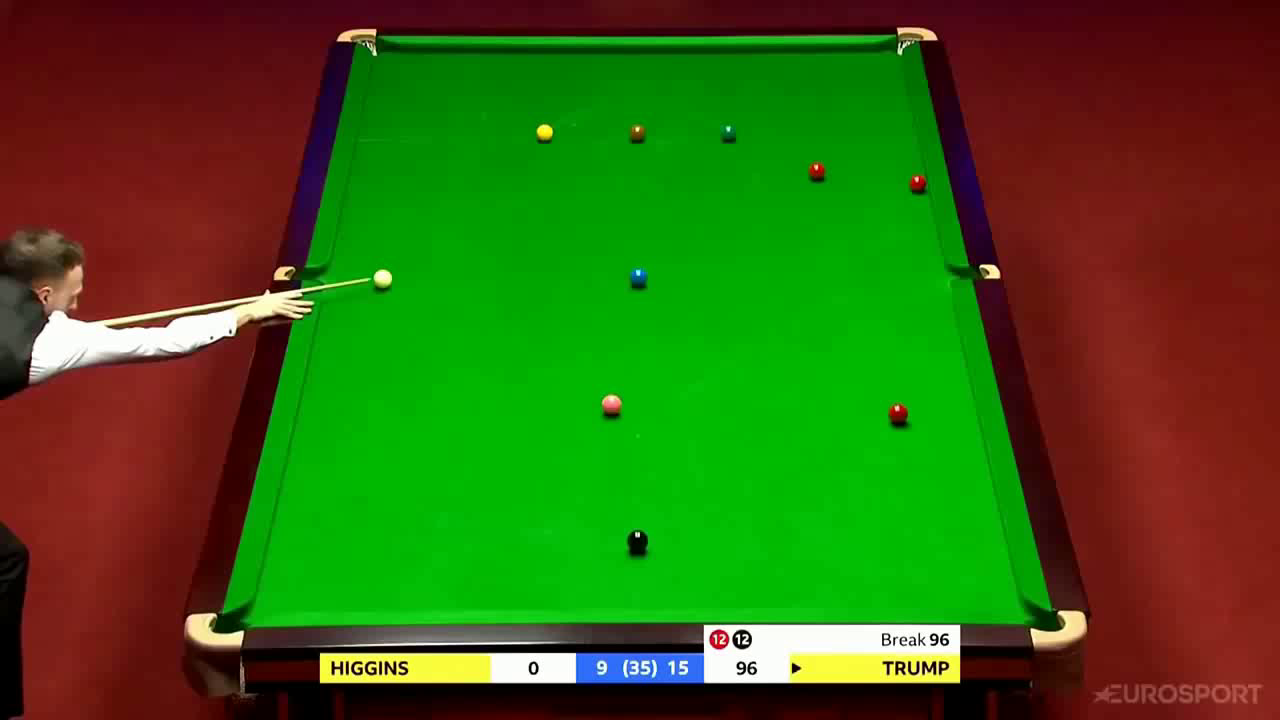
#> input picture frame 0 of MS/CV/Labs/Lab5/1_fps_1.mp4, 1280 x 720 px, given in place of 1.mp4, which was not available
$ jupyter execute --allow-errors Lab5.ipynb   (text cells are left out)
#> lines starting #> are read from the running program, lines starting #| are printed output that depends on the picture; after the words box and inside, x2 and y2 are one past the last pixel; in counts of white or black regions, pixels touching at a corner belong together; pictures that were not available may be replaced by others from this repository, and a replacement may not be noted
[cell 1]
import numpy as np
import cv2 as cv
import os

[cell 2]
# change the path to match on your machine
base_folder = 'easy'
path_video1 = os.path.join(base_folder, "1.mp4")

[cell 3]
# Open the video
cap = cv.VideoCapture(path_video1)

if cap.isOpened() == False:
    print("Error opening video stream or file")

frame_width = int(cap.get(cv.CAP_PROP_FRAME_WIDTH))
print('frame_width = ' + str(frame_width))
frame_height = int(cap.get(cv.CAP_PROP_FRAME_HEIGHT))
print('frame_height = ' + str(frame_height))

length = int(cap.get(cv.CAP_PROP_FRAME_COUNT))
print("total number of frames = " + str(length))

fps = int(cap.get(cv.CAP_PROP_FPS))
print("frames per second = " + str(fps))

[cell 4]
# Display the video
current_frame = 0
max_number_of_frame_to_run = 750

while cap.isOpened():

    ret, frame = cap.read() # Read the frame
#> frame is the input picture: shape (720, 1280, 3); mean B, G, R 18.3, 94.4, 58.6
    if ret is True:
        current_frame = current_frame + 1
        cv.imshow("Frame", frame)

        if current_frame > max_number_of_frame_to_run:
            break

        if cv.waitKey(25) & 0xFF == ord('q'):
#> (key q is pressed here)
            break
    else:
        break

# after playing the video, release the video capture
cap.release()
# close all the frames
cv.destroyAllWindows()

[cell 5]
# This function takes the video path and returns the a list of frames.
def read_frames(video_path):
    frames = []
    cap = cv.VideoCapture(video_path)
    if cap.isOpened() == False:
        print("Error opening video stream or file")
        return frames

    while cap.isOpened():
        ret, frame = cap.read() # Read the frame
        if ret is True:
            frames.append(frame)
        else:
            break
    cap.release()
    return frames

[cell 6]
# We are going to write the same video at 1 fps, first we need to read the frames.
frames = read_frames(path_video1)
#> frames = 9 items

# here we have the extensions and the fourcc for each of it
video_extension_and_fourcc_dict = {'avi': cv.VideoWriter_fourcc('M', 'J', 'P', 'G'),
                                   'mp4': 0x7634706d}

# We need to create a VideoWriter object.
# First, we should specify the output file name with its format (eg: 1_fps_1.mp4).
# we should specify the FourCC code and the number of frames per second (FPS).
# Lastly, the frame size should be passed (width, height).

video_output_name = "1_fps_1.mp4"
output_video = cv.VideoWriter(video_output_name, video_extension_and_fourcc_dict["mp4"], 1,
                              (frames[0].shape[1], frames[0].shape[0]))

num_frames = len(frames)
#> num_frames = 9
# We know that the first video has 30 fps.
for i in range(0, num_frames, 30):
    output_video.write(frames[i]) # writing the frame

# don't forget to release the video writer
output_video.release()

[cell 7]
# get a feeling about detecting the snooker table and the snooker balls based on the color using the hSV color space
# conversion from BGR to HSV
# https://docs.opencv.org/trunk/df/d9d/tutorial_py_colorspaces.html

# the snooker table is green
bgr_green = np.uint8([[[0, 255, 0]]])
hsv_green = cv.cvtColor(bgr_green, cv.COLOR_BGR2HSV)
print("hsv_green", hsv_green)

# the cue ball is white
bgr_white = np.uint8([[[255, 255, 255]]])
hsv_white = cv.cvtColor(bgr_white, cv.COLOR_BGR2HSV)
print("hsv_white", hsv_white)

# the other snooker balls are red, black, pink, blue, brown, green (dark), yellow
bgr_red = np.uint8([[[0, 0, 255]]])
hsv_red = cv.cvtColor(bgr_red, cv.COLOR_BGR2HSV)
print("hsv_red", hsv_red)

bgr_blue = np.uint8([[[255 ,0 ,0]]])
hsv_blue = cv.cvtColor(bgr_blue, cv.COLOR_BGR2HSV)
print("hsv_blue", hsv_blue)

[cell 8]
def find_color_values_using_trackbar(frame):
    # convert the frame from BGR to HSV
    frame_hsv = cv.cvtColor(frame, cv.COLOR_BGR2HSV)

    # we need this function as a callback
    def nothing(x):
        pass

    cv.namedWindow("Trackbar")
    cv.createTrackbar("LH", "Trackbar", 0, 255, nothing)
    cv.createTrackbar("LS", "Trackbar", 0, 255, nothing)
    cv.createTrackbar("LV", "Trackbar", 0, 255, nothing)
    cv.createTrackbar("UH", "Trackbar", 255, 255, nothing)
    cv.createTrackbar("US", "Trackbar", 255, 255, nothing)
    cv.createTrackbar("UV", "Trackbar", 255, 255, nothing)


    while True:

        l_h = cv.getTrackbarPos("LH", "Trackbar")
        l_s = cv.getTrackbarPos("LS", "Trackbar")
        l_v = cv.getTrackbarPos("LV", "Trackbar")
        u_h = cv.getTrackbarPos("UH", "Trackbar")
        u_s = cv.getTrackbarPos("US", "Trackbar")
        u_v = cv.getTrackbarPos("UV", "Trackbar")


        l = np.array([l_h, l_s, l_v])
        u = np.array([u_h, u_s, u_v])
        mask_table_hsv = cv.inRange(frame_hsv, l, u)

        res = cv.bitwise_and(frame, frame, mask=mask_table_hsv)
        cv.imshow("Frame", frame)
        cv.imshow("Mask", mask_table_hsv)
        cv.imshow("Res", res)

        if cv.waitKey(25) & 0xFF == ord('q'):
                break


    cv.destroyAllWindows()

[cell 9]
# use a trackbar to get right values for the table

path_video = os.path.join(base_folder, "8.mp4")
cap = cv.VideoCapture(path_video)
cap.set(1, 15)  # where frame_no is the frame you want
ret, frame = cap.read()  # Read the frame
cap.release()  # close the VideoCapture
#> (the rest of this cell did not finish here and is left out)

[cell 10]
# use a trackbar to get right values for balls
# extract the table
# these are the right colors for green
def find_table(frame, show_results=True):

    low_green = (46, 100, 0)
    high_green = (85, 255, 255)

    frame_hsv = cv.cvtColor(frame, cv.COLOR_BGR2HSV)
    # get the mask for green
    mask_table_hsv = cv.inRange(frame_hsv, low_green, high_green)
    if show_results:
        cv.imshow('mask_table_hsv', mask_table_hsv)
        cv.waitKey(0)


    kernel = np.ones((15, 15), np.uint8)
    mask_table_hsv = cv.dilate(mask_table_hsv, kernel, iterations=2)
    if show_results:
        cv.imshow('mask_table_hsv_dilatation', mask_table_hsv)
        cv.waitKey(0)

    mask_table_hsv = cv.erode(mask_table_hsv, kernel, iterations=2)
    if show_results:
        cv.imshow('mask_table_hsv_erosion', mask_table_hsv)
        cv.waitKey(0)

    table = cv.bitwise_and(frame, frame, mask=mask_table_hsv)

    if show_results:
        cv.imshow('table', table)
        cv.waitKey(0)
        cv.destroyAllWindows()

    return table, mask_table_hsv

#> (a cell that did not finish here is left out)


#> (a cell that did not finish here is left out)

[cell 13]
def detect_balls_using_hsv(table, show_results=True):

    table_hsv = cv.cvtColor(table,cv.COLOR_BGR2HSV)

    #snooker balls based on color
    low_red = np.array([0, 200, 0])
    high_red =np.array([10, 255, 255])
    mask_red = cv.inRange(table_hsv, low_red, high_red)
    red_ball = cv.bitwise_and(table, table, mask=mask_red)

    low_white = np.array([0, 0, 200])
    high_white = np.array([255, 255, 255])
    mask_white = cv.inRange(table_hsv, low_white, high_white)
    white_ball = cv.bitwise_and(table, table, mask=mask_white)

    low_black = np.array([0, 0, 0])
    high_black = np.array([255, 255, 75])
    mask_black = cv.inRange(table_hsv, low_black, high_black)
    black_ball = cv.bitwise_and(table, table, mask=mask_black)

    low_pink = np.array([0, 0, 0])
    high_pink = np.array([23, 150, 255])
    mask_pink = cv.inRange(table_hsv, low_pink, high_pink)
    pink_ball = cv.bitwise_and(table, table, mask=mask_pink)

    low_blue = np.array([80,200,0])
    high_blue =np.array([150,255,255])
    mask_blue = cv.inRange(table_hsv, low_blue, high_blue)
    blue_ball = cv.bitwise_and(table, table, mask=mask_blue)

    low_brown = np.array([10, 100, 0])
    high_brown = np.array([45, 200, 150])
    mask_brown = cv.inRange(table_hsv, low_brown, high_brown)
    brown_ball = cv.bitwise_and(table, table, mask=mask_brown)

    low_green = np.array([65, 0, 0])
    high_green = np.array([80, 255, 255])
    mask_green = cv.inRange(table_hsv, low_green, high_green)
    green_ball = cv.bitwise_and(table, table, mask=mask_green)

    low_yellow = np.array([25, 150, 150])
    high_yellow = np.array([40, 255, 255])
    mask_yellow = cv.inRange(table_hsv, low_yellow, high_yellow)
    yellow_ball = cv.bitwise_and(table, table, mask=mask_yellow)


    mask_balls = mask_white + mask_red + mask_blue + mask_pink + mask_green + mask_brown + mask_yellow + mask_black

    balls = cv.bitwise_and(table,table,mask=mask_balls)
    if show_results:
#         cv.imshow("Table", table)
#         cv.imshow("BALLS", balls)
        cv.imshow("Mask balls", mask_balls)

        cv.waitKey(0)
        cv.destroyAllWindows()

    return table, balls, mask_balls

#> (a cell that did not finish here is left out)

[cell 15]
# put all the things together until now and see if it's working on the video
path_video = os.path.join(base_folder, "6.mp4")
cap = cv.VideoCapture(path_video)

current_frame = 0
max_number_of_frame_to_run = 750
show_results = False

while cap.isOpened():
    # Read the frame
    ret, frame = cap.read()
    if ret == True:
        current_frame = current_frame + 1
        cv.imshow("Frame", frame)
        table, mask_table_hsv = find_table(frame, show_results)
#> call 2 of find_table, with show_results = False
#> in find_table (call 2), `frame_hsv = cv.cvtColor(frame, cv.COLOR_BGR2HSV)`: frame_hsv: shape (720, 1280, 3); mean H, S, V 48.1, 225.1, 132.6
#> in find_table (call 2), `mask_table_hsv = cv.inRange(frame_hsv, low_green, high_green)`:
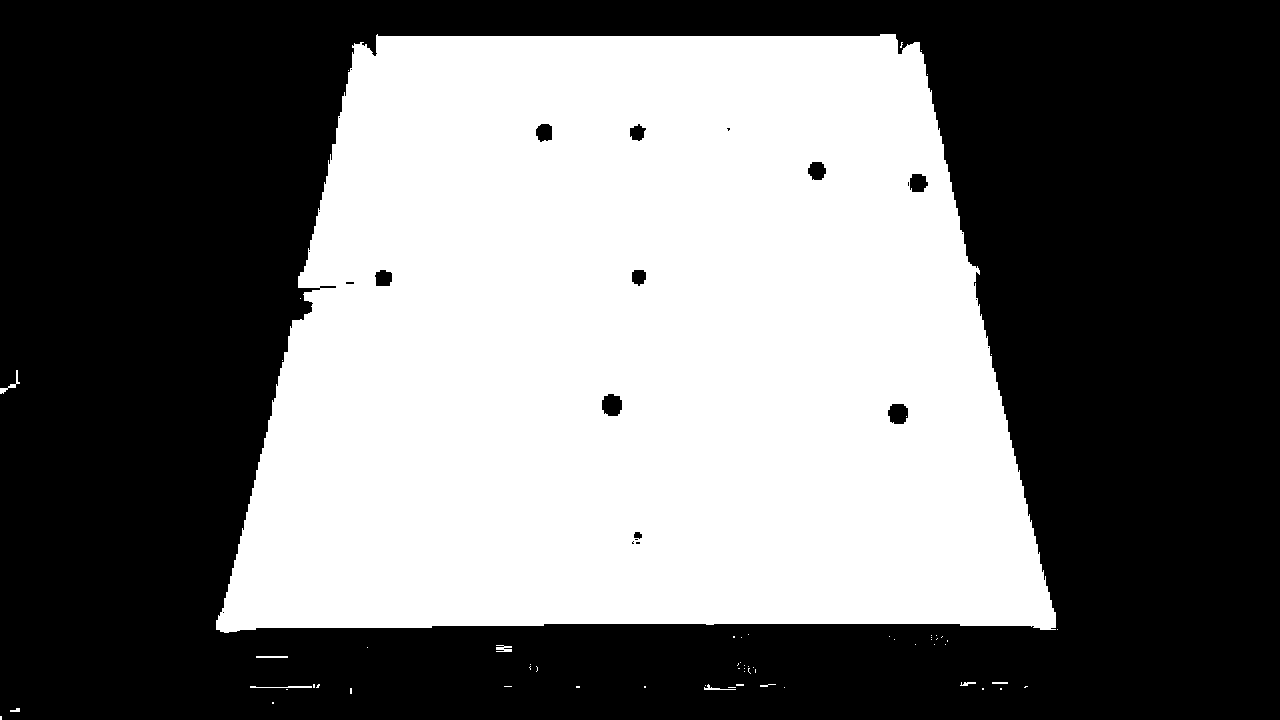
#> mask_table_hsv: shape (720, 1280); 44.3% white; 64 white regions (54 under 20 px), largest, box (x1, y1, x2, y2) and area: (216, 34, 1056, 633) 407990, (0, 370, 20, 394) 95, (250, 686, 312, 688) 92
#> in find_table (call 2), `mask_table_hsv = cv.dilate(mask_table_hsv, kernel, iterations=2)`: mask_table_hsv: shape (720, 1280); 51.7% white; 2 black regions (1 under 20 px), largest, box (x1, y1, x2, y2) and area: (0, 0, 1280, 720) 445114
#> in find_table (call 2), `mask_table_hsv = cv.erode(mask_table_hsv, kernel, iterations=2)`: mask_table_hsv: shape (720, 1280); 45.1% white; 11 white regions (5 under 20 px)
#> in find_table (call 2), `table = cv.bitwise_and(frame, frame, mask=mask_table_hsv)`:
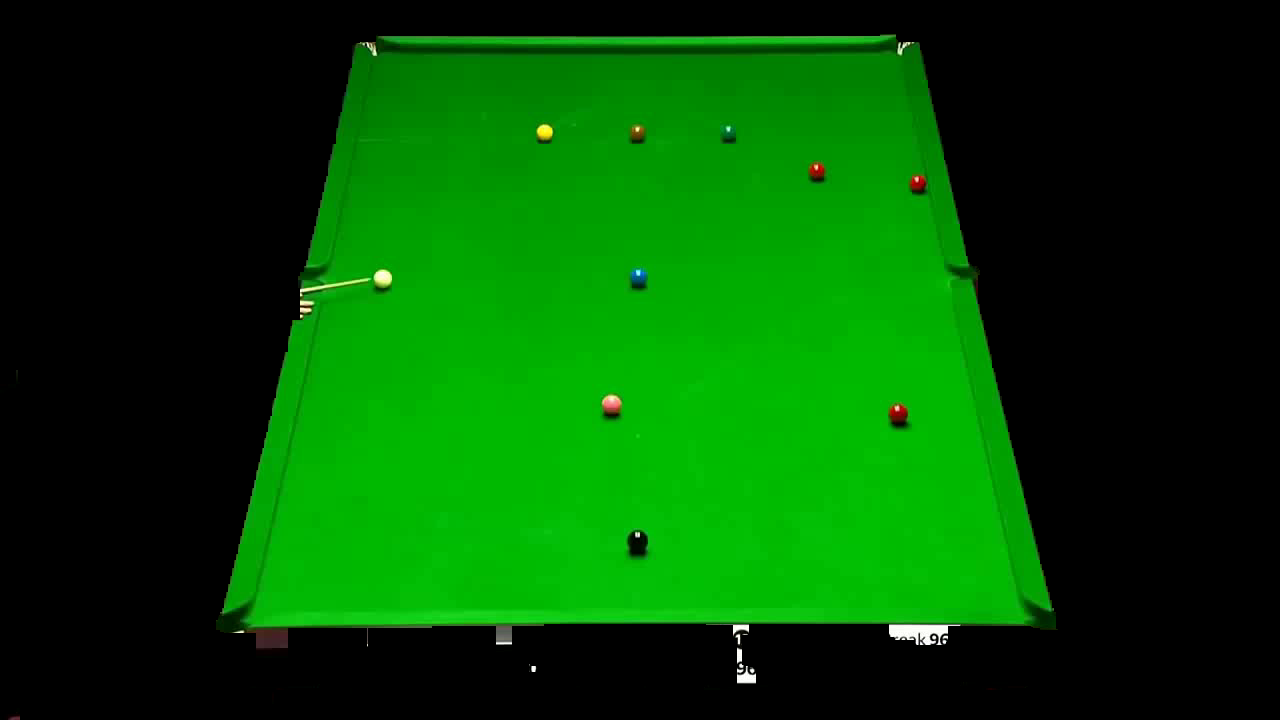
#> table: shape (720, 1280, 3); mean B, G, R 1.5, 74.6, 1.7
        contours, _ = cv.findContours(mask_table_hsv, cv.RETR_TREE, cv.CHAIN_APPROX_NONE)
#> contours = 11 contours, 5 with area under 20; largest, box (x1, y1, x2, y2) and area: (216, 34, 1058, 690) 412758, (960, 682, 1028, 690) 246, (0, 708, 20, 720) 178, (250, 684, 320, 704) 143, (0, 370, 20, 394) 92, (529, 664, 538, 672) 42
        max_area = 0
        img_contour = np.zeros(table.shape, np.uint8)

        # take the largest in area contour
        if len(contours) > 0:
            cnt = contours[0]
#> cnt = contour of 59 points, box (x1, y1, x2, y2) (0, 708, 20, 720), area 178
            for i, cont in enumerate(contours):
                contour_area = cv.contourArea(cont)
                if contour_area > max_area:
                    max_area = contour_area
                    cnt = contours[i]
#> this loop made 11 passes
#> (contour_area, max_area) on passes 1, 8, 11: (177.5, 177.5), (246.5, 246.5), (412758.5, 412758.5)
#> contour_area on passes 7, 9, 10: 143, 41.5, 92
#> after the loop, cnt = contour of 3173 points, box (x1, y1, x2, y2) (216, 34, 1058, 690), area 412758; max_area = 412758.5

            epsilon = 0.01 * cv.arcLength(cnt, True) # contour perimeter
#> epsilon = 32.45
            approx = cv.approxPolyDP(cnt, epsilon, True) # get the approximation
#> approx = [[352, 45], [216, 629], [732, 624], [704, 689], [775, 686], [749, 623], [1057, 629], [919, 42]]
            hull = cv.convexHull(cnt)
#> hull = contour of 15 points, box (x1, y1, x2, y2) (216, 34, 1058, 690), area 452760
            cv.drawContours(img_contour, cnt, -1, (0, 255, 0), 3)
            cv.drawContours(img_contour, [approx], 0, (0, 0, 255), -1)
            cv.drawContours(img_contour, hull, -1, (255, 0, 0), 3) # only displays a few points as well.
#> img_contour: shape (720, 1280, 3); mean of channels 0, 1, 2 0.1, 1.5, 114.6
#             if show_results:
            cv.imshow('img_contour', img_contour)

        table, balls, mask_balls = detect_balls_using_hsv(table, show_results)
#> in detect_balls_using_hsv, `table_hsv = cv.cvtColor(table,cv.COLOR_BGR2HSV)`: table_hsv: shape (720, 1280, 3); mean H, S, V 26.9, 112.8, 74.7
#> in detect_balls_using_hsv, `mask_red = cv.inRange(table_hsv, low_red, high_red)`: mask_red: shape (720, 1280); 0.1% white; 19 white regions (13 under 20 px), largest, box (x1, y1, x2, y2) and area: (256, 648, 288, 656) 224, (890, 406, 906, 424) 160, (912, 176, 926, 192) 131, (810, 164, 824, 178) 128, (982, 686, 1024, 690) 109, (4, 712, 20, 720) 52
#> in detect_balls_using_hsv, `mask_white = cv.inRange(table_hsv, low_white, high_white)`: mask_white: shape (720, 1280); 0.76% white; 54 white regions (36 under 20 px), largest, box (x1, y1, x2, y2) and area: (344, 608, 768, 624) 4216, (889, 625, 960, 645) 759, (288, 613, 328, 624) 320
#> in detect_balls_using_hsv, `mask_black = cv.inRange(table_hsv, low_black, high_black)`: mask_black: shape (720, 1280); 55.9% white; 17 black regions (9 under 20 px), largest, box (x1, y1, x2, y2) and area: (220, 42, 1054, 647) 399642, (378, 35, 896, 48) 5867, (737, 666, 756, 683) 216
#> in detect_balls_using_hsv, `mask_pink = cv.inRange(table_hsv, low_pink, high_pink)`:
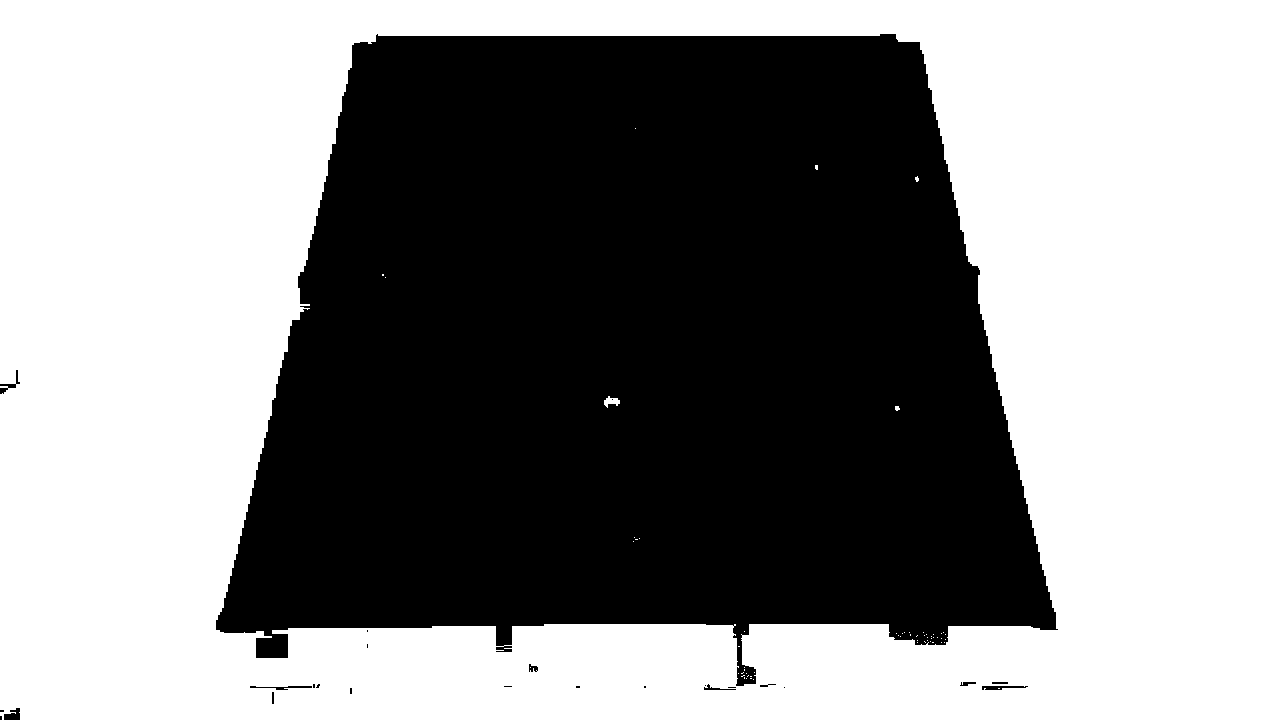
#> mask_pink: shape (720, 1280); 55% white; 25 black regions (14 under 20 px), largest, box (x1, y1, x2, y2) and area: (216, 34, 1058, 686) 413553, (4, 708, 20, 720) 135, (982, 686, 1028, 690) 124
#> in detect_balls_using_hsv, `mask_blue = cv.inRange(table_hsv, low_blue, high_blue)`: mask_blue: shape (720, 1280); 0.02% white; 6 white regions (5 under 20 px), largest, box (x1, y1, x2, y2) and area: (630, 268, 646, 288) 183
#> in detect_balls_using_hsv, `mask_brown = cv.inRange(table_hsv, low_brown, high_brown)`: mask_brown: shape (720, 1280); 0.03% white in thin lines or dots, all inside (x1, y1, x2, y2) = (16, 42, 1043, 713)
#> in detect_balls_using_hsv, `mask_green = cv.inRange(table_hsv, low_green, high_green)`:
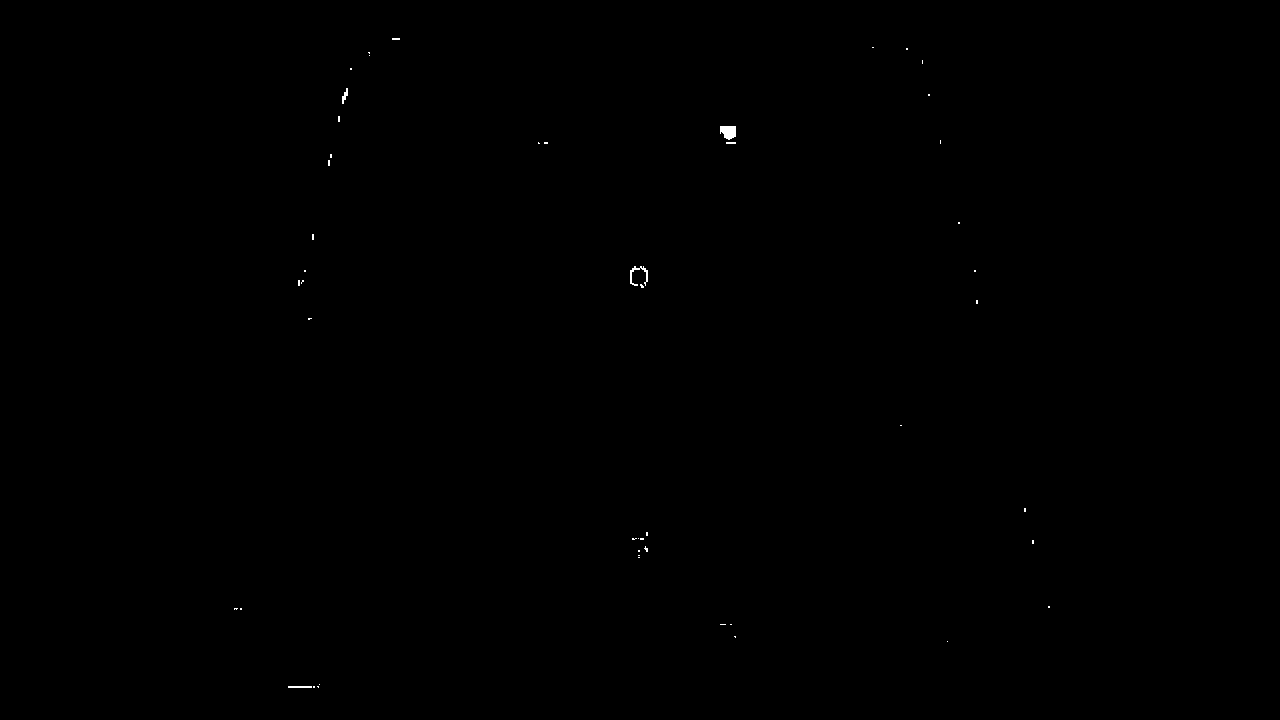
#> mask_green: shape (720, 1280); 0.07% white; 49 white regions (44 under 20 px), largest, box (x1, y1, x2, y2) and area: (720, 126, 736, 140) 179, (630, 266, 648, 286) 113, (342, 88, 348, 104) 48, (288, 686, 312, 688) 48, (726, 142, 736, 144) 20
#> in detect_balls_using_hsv, `mask_yellow = cv.inRange(table_hsv, low_yellow, high_yellow)`: mask_yellow: shape (720, 1280); 0.02% white; 10 white regions (9 under 20 px), largest, box (x1, y1, x2, y2) and area: (538, 124, 552, 139) 160
        cv.imshow('balls', balls)

        if current_frame > max_number_of_frame_to_run:
            break

        if cv.waitKey(25) & 0xFF == ord('q'):
#> (key q is pressed here)
            break

    else:
        break

# after playing the video, release the video capture
cap.release()
# close all the frames
cv.destroyAllWindows()
